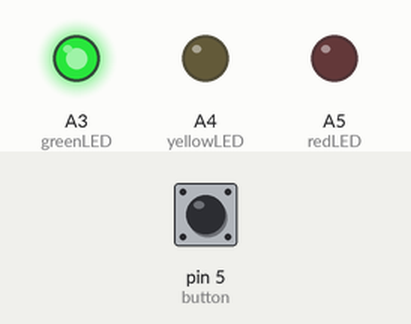
Simulated run of this sketch. Board: Arduino Uno, built with avr-gcc and run on an emulated ATmega328P. Shown: output pins drawn as LEDs (lit = HIGH). Inputs (shaded band) come from the test bench; at power-on: pin 5 (button) HIGH.

Above: at 4.0 s.
At 9.0 s:
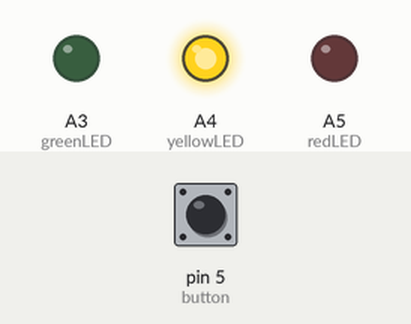
At 12.5 s:
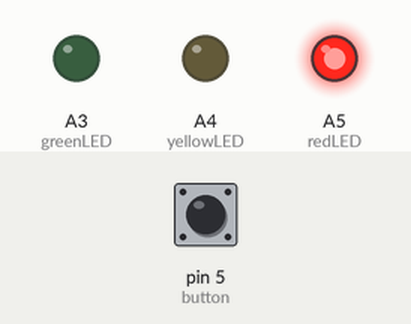
Timing chart, 0 to 19.5 s (numbered marks = the images above):
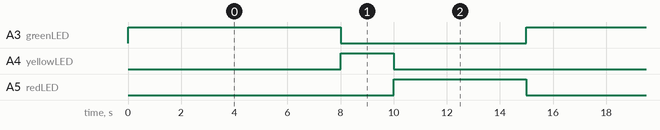

The sketch:

traffic.ino
```cpp
const int redLED = A5;
const int yellowLED = A4;
const int greenLED = A3 ;
const int button = 5;
enum TrafficState {RED, YELLOW, GREEN};

bool req = false;
unsigned long prevMillis = 0;
unsigned long crntMillis = 0;
TrafficState crntState = GREEN;
long crntInterval;

void setup() {
  pinMode(redLED, OUTPUT);
  pinMode(yellowLED,OUTPUT);
  pinMode(greenLED,OUTPUT);
  pinMode(button, INPUT_PULLUP);
}

void loop() {
  crntMillis = millis();

  if(digitalRead(button) == LOW) req = true;

  switch(crntState){
    case GREEN:
      digitalWrite(greenLED,HIGH);
      digitalWrite(yellowLED, LOW);
      digitalWrite(redLED, LOW);
      crntInterval=8000;

      if(crntMillis - prevMillis >= crntInterval){
        prevMillis = crntMillis;
        crntState = YELLOW;
      }

      break;

    case YELLOW:
      digitalWrite(greenLED, LOW);
      digitalWrite(yellowLED, HIGH);
      digitalWrite(redLED, LOW);
      crntInterval=2000;

      if(crntMillis - prevMillis >= crntInterval){
        prevMillis = crntMillis;
        crntState = RED;
      }

      break;

    case RED:
      digitalWrite(greenLED, LOW);
      digitalWrite(yellowLED, LOW);
      digitalWrite(redLED, HIGH);
      if(req==true) crntInterval=9000;
      else crntInterval=5000;

      if(crntMillis - prevMillis >= crntInterval){
        prevMillis = crntMillis;
        crntState = GREEN;
        req=false;
      }

      break;
  }
}
```

Measured:
- by itself, A3 (greenLED): alternates HIGH for 8.0 s and LOW for 7.0 s
- by itself, A4 (yellowLED): alternates HIGH for 2.0 s and LOW for 13.0 s
- by itself, A5 (redLED): alternates HIGH for 5.0 s and LOW for 10.0 s
